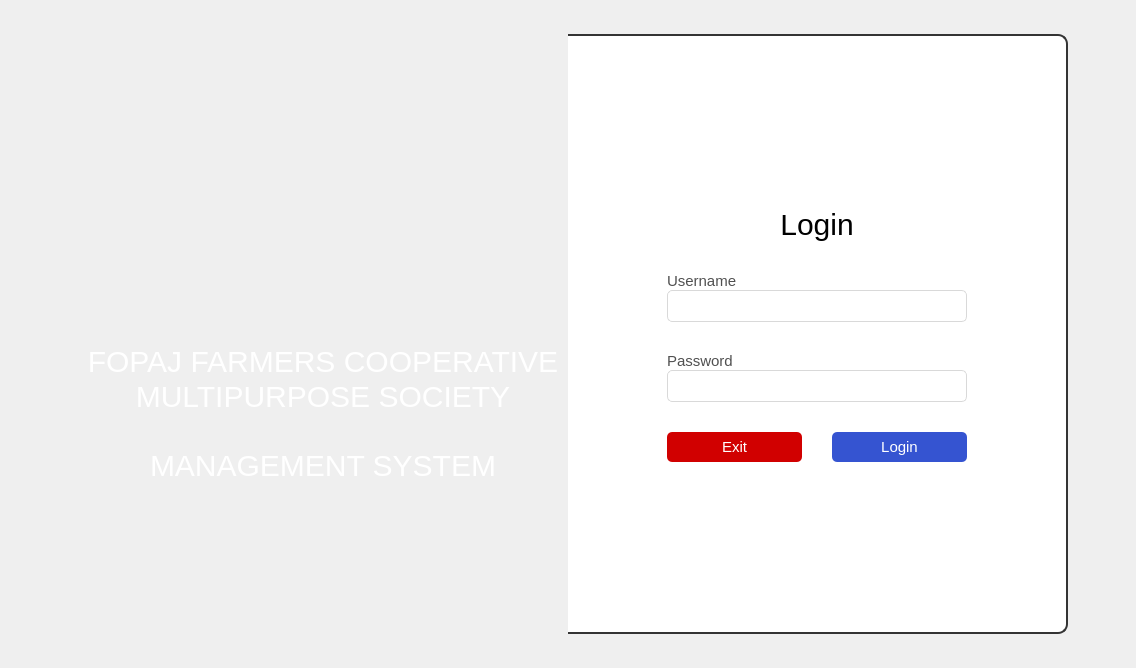
<?xml version="1.0" encoding="UTF-8"?>
<ui version="4.0">
 <class>Form</class>
 <widget class="QWidget" name="Form">
  <property name="geometry">
   <rect>
    <x>0</x>
    <y>0</y>
    <width>1136</width>
    <height>668</height>
   </rect>
  </property>
  <property name="windowTitle">
   <string>Form</string>
  </property>
  <property name="styleSheet">
   <string notr="true">/* Add style for title widget */

#titleWidget {
	border-image: url(:/img/img/banner.png);
	border-top-left-radius: 10px;
	border-bottom-left-radius: 10px;
}

#titleWidget QLabel {
	color: #ffffff;
	font-family: &quot;Stencil&quot;;
}

#appNameLbl, #portalNameLbl {
	font-size: 30px;
}

#titleLabel3 {
	font-size: 35px;
}

/* Set style for function widget */

#funcWidget {
	background-color: #ffffff;
	border-top-right-radius: 10px;
	border-bottom-right-radius: 10px;
	border-top: 2px solid #343434;
	border-right: 2px solid #343434;
	border-bottom: 2px solid #343434;
}

/* Set style for all QLabel in function widget */

#funcWidget QLabel {
	color: #505050;
}

/* Set style for login and register labels in function widget */

#registerLabel, #loginLabel {
	font-family: &quot;Viner Hand ITC&quot;;
	font-size: 30px;
}

/* Set style for all QLineEdit in function widget */

#funcWidget QLineEdit {
	border: 1px solid #d9d9d9;
	border-radius: 5px;
	padding: 5px 10px;
	font-size: 15px;
}

#funcWidget QLineEdit:focus{
	border-color: #5500ff;
}

#funcWidget QPushButton{
	font-size: 12em;
	border-radius: 5px;
	color: #ffffff;
}

#funcWidget QPushButton:pressed{
	padding-left: 10px;
}

#loginBtn, #createBtn {
	background-color: #3554d1;
}

#loginBtn:hover, #loginBtn:pressed, #createBtn:hover, #createBtn:pressed {
	background-color: #0000ff;
}

#exitBtn {
	background-color: #d10000;
}

#exitBtn:hover, #exitBtn:pressed {
	background-color: #910000;
}

#registerBtn, #backBtn {
	background-color: #55aa7f
}

#registerBtn:hover, #registerBtn:pressed, #backBtn:hover, #backtBtn:pressed {
	background-color: #3aad00;
}







</string>
  </property>
  <layout class="QHBoxLayout" name="horizontalLayout">
   <property name="spacing">
    <number>0</number>
   </property>
   <property name="leftMargin">
    <number>0</number>
   </property>
   <property name="topMargin">
    <number>0</number>
   </property>
   <property name="rightMargin">
    <number>0</number>
   </property>
   <property name="bottomMargin">
    <number>0</number>
   </property>
   <item>
    <spacer name="horizontalSpacer">
     <property name="orientation">
      <enum>Qt::Horizontal</enum>
     </property>
     <property name="sizeHint" stdset="0">
      <size>
       <width>65</width>
       <height>598</height>
      </size>
     </property>
    </spacer>
   </item>
   <item>
    <widget class="QWidget" name="titleWidget" native="true">
     <property name="minimumSize">
      <size>
       <width>500</width>
       <height>600</height>
      </size>
     </property>
     <property name="maximumSize">
      <size>
       <width>500</width>
       <height>600</height>
      </size>
     </property>
     <widget class="QWidget" name="layoutWidget">
      <property name="geometry">
       <rect>
        <x>9</x>
        <y>-1</y>
        <width>492</width>
        <height>608</height>
       </rect>
      </property>
      <layout class="QGridLayout" name="gridLayout_3">
       <item row="0" column="0">
        <spacer name="verticalSpacer">
         <property name="orientation">
          <enum>Qt::Vertical</enum>
         </property>
         <property name="sizeHint" stdset="0">
          <size>
           <width>17</width>
           <height>68</height>
          </size>
         </property>
        </spacer>
       </item>
       <item row="1" column="0">
        <layout class="QHBoxLayout" name="horizontalLayout_3">
         <item>
          <spacer name="horizontalSpacer_7">
           <property name="orientation">
            <enum>Qt::Horizontal</enum>
           </property>
           <property name="sizeHint" stdset="0">
            <size>
             <width>138</width>
             <height>20</height>
            </size>
           </property>
          </spacer>
         </item>
         <item>
          <widget class="QLabel" name="appLogoLbl">
           <property name="minimumSize">
            <size>
             <width>200</width>
             <height>200</height>
            </size>
           </property>
           <property name="maximumSize">
            <size>
             <width>200</width>
             <height>200</height>
            </size>
           </property>
           <property name="text">
            <string/>
           </property>
           <property name="pixmap">
            <pixmap resource="../static/resource.qrc">:/img/img/logo2.png</pixmap>
           </property>
           <property name="scaledContents">
            <bool>true</bool>
           </property>
          </widget>
         </item>
         <item>
          <spacer name="horizontalSpacer_8">
           <property name="orientation">
            <enum>Qt::Horizontal</enum>
           </property>
           <property name="sizeHint" stdset="0">
            <size>
             <width>138</width>
             <height>20</height>
            </size>
           </property>
          </spacer>
         </item>
        </layout>
       </item>
       <item row="2" column="0">
        <layout class="QVBoxLayout" name="verticalLayout">
         <item>
          <widget class="QLabel" name="appNameLbl">
           <property name="text">
            <string>FOPAJ FARMERS COOPERATIVE MULTIPURPOSE SOCIETY</string>
           </property>
           <property name="alignment">
            <set>Qt::AlignCenter</set>
           </property>
           <property name="wordWrap">
            <bool>true</bool>
           </property>
          </widget>
         </item>
         <item>
          <spacer name="verticalSpacer_7">
           <property name="orientation">
            <enum>Qt::Vertical</enum>
           </property>
           <property name="sizeHint" stdset="0">
            <size>
             <width>20</width>
             <height>28</height>
            </size>
           </property>
          </spacer>
         </item>
         <item>
          <widget class="QLabel" name="portalNameLbl">
           <property name="text">
            <string>MANAGEMENT SYSTEM</string>
           </property>
           <property name="alignment">
            <set>Qt::AlignCenter</set>
           </property>
          </widget>
         </item>
        </layout>
       </item>
       <item row="3" column="0">
        <spacer name="verticalSpacer_2">
         <property name="orientation">
          <enum>Qt::Vertical</enum>
         </property>
         <property name="sizeHint" stdset="0">
          <size>
           <width>17</width>
           <height>158</height>
          </size>
         </property>
        </spacer>
       </item>
      </layout>
     </widget>
    </widget>
   </item>
   <item>
    <widget class="QStackedWidget" name="funcWidget">
     <property name="minimumSize">
      <size>
       <width>500</width>
       <height>600</height>
      </size>
     </property>
     <property name="maximumSize">
      <size>
       <width>500</width>
       <height>600</height>
      </size>
     </property>
     <property name="currentIndex">
      <number>0</number>
     </property>
     <widget class="QWidget" name="page">
      <layout class="QGridLayout" name="gridLayout">
       <item row="1" column="2">
        <spacer name="horizontalSpacer_6">
         <property name="orientation">
          <enum>Qt::Horizontal</enum>
         </property>
         <property name="sizeHint" stdset="0">
          <size>
           <width>79</width>
           <height>20</height>
          </size>
         </property>
        </spacer>
       </item>
       <item row="1" column="0">
        <spacer name="horizontalSpacer_5">
         <property name="orientation">
          <enum>Qt::Horizontal</enum>
         </property>
         <property name="sizeHint" stdset="0">
          <size>
           <width>79</width>
           <height>20</height>
          </size>
         </property>
        </spacer>
       </item>
       <item row="0" column="1">
        <spacer name="verticalSpacer_5">
         <property name="orientation">
          <enum>Qt::Vertical</enum>
         </property>
         <property name="sizeHint" stdset="0">
          <size>
           <width>20</width>
           <height>142</height>
          </size>
         </property>
        </spacer>
       </item>
       <item row="2" column="1">
        <spacer name="verticalSpacer_6">
         <property name="orientation">
          <enum>Qt::Vertical</enum>
         </property>
         <property name="sizeHint" stdset="0">
          <size>
           <width>20</width>
           <height>142</height>
          </size>
         </property>
        </spacer>
       </item>
       <item row="1" column="1">
        <layout class="QVBoxLayout" name="verticalLayout_5">
         <property name="spacing">
          <number>30</number>
         </property>
         <item>
          <widget class="QLabel" name="loginLabel">
           <property name="styleSheet">
            <string notr="true">#loginLabel {
	color: #000000;
}</string>
           </property>
           <property name="text">
            <string>Login</string>
           </property>
           <property name="alignment">
            <set>Qt::AlignCenter</set>
           </property>
          </widget>
         </item>
         <item>
          <layout class="QVBoxLayout" name="verticalLayout_3">
           <property name="spacing">
            <number>0</number>
           </property>
           <item>
            <widget class="QLabel" name="label_2">
             <property name="font">
              <font>
               <pointsize>11</pointsize>
              </font>
             </property>
             <property name="text">
              <string>Username</string>
             </property>
            </widget>
           </item>
           <item>
            <widget class="QLineEdit" name="usernameTxt">
             <property name="minimumSize">
              <size>
               <width>300</width>
               <height>0</height>
              </size>
             </property>
             <property name="clearButtonEnabled">
              <bool>true</bool>
             </property>
            </widget>
           </item>
          </layout>
         </item>
         <item>
          <layout class="QVBoxLayout" name="verticalLayout_4">
           <property name="spacing">
            <number>0</number>
           </property>
           <item>
            <widget class="QLabel" name="label_3">
             <property name="font">
              <font>
               <pointsize>11</pointsize>
              </font>
             </property>
             <property name="text">
              <string>Password</string>
             </property>
            </widget>
           </item>
           <item>
            <widget class="QLineEdit" name="passwordTxt">
             <property name="minimumSize">
              <size>
               <width>300</width>
               <height>0</height>
              </size>
             </property>
             <property name="echoMode">
              <enum>QLineEdit::Password</enum>
             </property>
             <property name="clearButtonEnabled">
              <bool>true</bool>
             </property>
            </widget>
           </item>
          </layout>
         </item>
         <item>
          <layout class="QHBoxLayout" name="horizontalLayout_2">
           <item>
            <widget class="QPushButton" name="exitBtn">
             <property name="minimumSize">
              <size>
               <width>0</width>
               <height>30</height>
              </size>
             </property>
             <property name="font">
              <font>
               <pointsize>11</pointsize>
              </font>
             </property>
             <property name="text">
              <string>Exit</string>
             </property>
             <property name="icon">
              <iconset resource="../static/resource.qrc">
               <normaloff>:/icons/icon/white/x-circle.svg</normaloff>:/icons/icon/white/x-circle.svg</iconset>
             </property>
             <property name="iconSize">
              <size>
               <width>20</width>
               <height>20</height>
              </size>
             </property>
            </widget>
           </item>
           <item>
            <widget class="QPushButton" name="loginBtn">
             <property name="minimumSize">
              <size>
               <width>0</width>
               <height>30</height>
              </size>
             </property>
             <property name="font">
              <font>
               <pointsize>11</pointsize>
              </font>
             </property>
             <property name="text">
              <string>Login</string>
             </property>
             <property name="icon">
              <iconset resource="../static/resource.qrc">
               <normaloff>:/icons/icon/white/log-in.svg</normaloff>:/icons/icon/white/log-in.svg</iconset>
             </property>
             <property name="iconSize">
              <size>
               <width>20</width>
               <height>20</height>
              </size>
             </property>
            </widget>
           </item>
          </layout>
         </item>
        </layout>
       </item>
      </layout>
     </widget>
    </widget>
   </item>
   <item>
    <spacer name="horizontalSpacer_2">
     <property name="orientation">
      <enum>Qt::Horizontal</enum>
     </property>
     <property name="sizeHint" stdset="0">
      <size>
       <width>65</width>
       <height>588</height>
      </size>
     </property>
    </spacer>
   </item>
  </layout>
 </widget>
 <resources>
  <include location="../static/resource.qrc"/>
 </resources>
 <connections/>
</ui>
